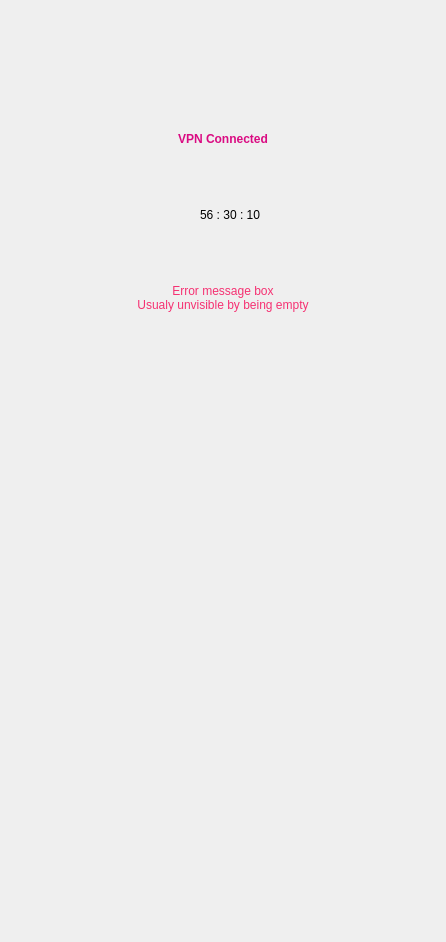
<?xml version="1.0" encoding="UTF-8"?>
<ui version="4.0">
 <class>Dashboard</class>
 <widget class="QWidget" name="Dashboard">
  <property name="geometry">
   <rect>
    <x>0</x>
    <y>0</y>
    <width>446</width>
    <height>942</height>
   </rect>
  </property>
  <property name="windowTitle">
   <string>Form</string>
  </property>
  <layout class="QVBoxLayout" name="verticalLayout">
   <property name="spacing">
    <number>0</number>
   </property>
   <property name="leftMargin">
    <number>0</number>
   </property>
   <property name="topMargin">
    <number>0</number>
   </property>
   <property name="rightMargin">
    <number>0</number>
   </property>
   <property name="bottomMargin">
    <number>0</number>
   </property>
   <item>
    <widget class="DapGuiWidget" name="Background" native="true">
     <property name="cssStyle" stdset="0">
      <string>backgroundcolor</string>
     </property>
     <layout class="QVBoxLayout" name="verticalLayout_2">
      <property name="spacing">
       <number>0</number>
      </property>
      <property name="leftMargin">
       <number>0</number>
      </property>
      <property name="topMargin">
       <number>0</number>
      </property>
      <property name="rightMargin">
       <number>0</number>
      </property>
      <property name="bottomMargin">
       <number>0</number>
      </property>
      <item>
       <widget class="DapGuiWidget" name="kelGuiWidget_2" native="true">
        <property name="cssStyle" stdset="0">
         <string>conn-top-spacer</string>
        </property>
       </widget>
      </item>
      <item>
       <widget class="DapGuiLabel" name="lTitle">
        <property name="styleSheet">
         <string notr="true">#lTitle{ height: 28px; min-height: 28px; max-height: 28px; 
 font: 24px/29px; 
 color: #DA0B82; 
 font-weight: bold; font-style: bold; font-size: bold; 
 font-family: 'Lato'; 
 border: none; 
 background-color: rgba(0,0,0,0); }</string>
        </property>
        <property name="text">
         <string>VPN Connected</string>
        </property>
        <property name="alignment">
         <set>Qt::AlignCenter</set>
        </property>
        <property name="cssStyle" stdset="0">
         <string>conn-top-text-connected font24 red normalbold lato noborder nobackground</string>
        </property>
       </widget>
      </item>
      <item>
       <widget class="DapGuiWidget" name="kelGuiWidget_5" native="true">
        <property name="cssStyle" stdset="0">
         <string>conn-top-text-time</string>
        </property>
        <layout class="QHBoxLayout" name="horizontalLayout">
         <property name="spacing">
          <number>0</number>
         </property>
         <property name="leftMargin">
          <number>0</number>
         </property>
         <property name="topMargin">
          <number>0</number>
         </property>
         <property name="rightMargin">
          <number>0</number>
         </property>
         <property name="bottomMargin">
          <number>0</number>
         </property>
         <item>
          <spacer name="horizontalSpacer_3">
           <property name="orientation">
            <enum>Qt::Horizontal</enum>
           </property>
           <property name="sizeHint" stdset="0">
            <size>
             <width>40</width>
             <height>20</height>
            </size>
           </property>
          </spacer>
         </item>
         <item>
          <widget class="DapGuiLabel" name="lStatusIconOn">
           <property name="cssStyle" stdset="0">
            <string>conn-status-icon ic_online noborder nobackground</string>
           </property>
          </widget>
         </item>
         <item>
          <widget class="DapGuiLabel" name="lStatusIconOff">
           <property name="cssStyle" stdset="0">
            <string>conn-status-icon ic_offline noborder nobackground</string>
           </property>
          </widget>
         </item>
         <item>
          <widget class="DapGuiLabel" name="lUptime">
           <property name="styleSheet">
            <string notr="true">#lUptime{ height: 22px; min-height: 22px; max-height: 22px; 
 font: 18px/22px; 
 font-weight: normal; font-style: normal; font-size: normal; 
  
 font-family: 'Lato'; 
 border: none; 
 background-color: rgba(0,0,0,0); }</string>
           </property>
           <property name="text">
            <string>56 : 30 : 10</string>
           </property>
           <property name="cssStyle" stdset="0">
            <string>conn-top-text-time font18 normal darkblue lato noborder nobackground</string>
           </property>
          </widget>
         </item>
         <item>
          <spacer name="horizontalSpacer">
           <property name="orientation">
            <enum>Qt::Horizontal</enum>
           </property>
           <property name="sizeHint" stdset="0">
            <size>
             <width>40</width>
             <height>20</height>
            </size>
           </property>
          </spacer>
         </item>
        </layout>
       </widget>
      </item>
      <item>
       <layout class="QHBoxLayout" name="horizontalLayout_5">
        <item>
         <spacer name="horizontalSpacer_2">
          <property name="orientation">
           <enum>Qt::Horizontal</enum>
          </property>
          <property name="sizeType">
           <enum>QSizePolicy::Fixed</enum>
          </property>
          <property name="sizeHint" stdset="0">
           <size>
            <width>15</width>
            <height>20</height>
           </size>
          </property>
         </spacer>
        </item>
        <item>
         <widget class="DapGuiLabel" name="lStatus">
          <property name="sizePolicy">
           <sizepolicy hsizetype="Preferred" vsizetype="Fixed">
            <horstretch>0</horstretch>
            <verstretch>0</verstretch>
           </sizepolicy>
          </property>
          <property name="minimumSize">
           <size>
            <width>0</width>
            <height>120</height>
           </size>
          </property>
          <property name="maximumSize">
           <size>
            <width>16777215</width>
            <height>120</height>
           </size>
          </property>
          <property name="styleSheet">
           <string notr="true">#lStatus{ font: 13px/18px; 
 color: #F53172; 
 font-family: 'Lato'; 
 font-weight: normal; font-style: normal; font-size: normal; 
 height: 40px; min-height: 40px; max-height: 40px; 
 border: none; 
 background-color: rgba(0,0,0,0); }</string>
          </property>
          <property name="frameShape">
           <enum>QFrame::NoFrame</enum>
          </property>
          <property name="text">
           <string>Error message box
Usualy unvisible by being empty</string>
          </property>
          <property name="alignment">
           <set>Qt::AlignCenter</set>
          </property>
          <property name="wordWrap">
           <bool>true</bool>
          </property>
          <property name="cssStyle" stdset="0">
           <string>font13 red_error lato normal login-error-message noborder nobackground</string>
          </property>
         </widget>
        </item>
        <item>
         <spacer name="horizontalSpacer_4">
          <property name="orientation">
           <enum>Qt::Horizontal</enum>
          </property>
          <property name="sizeType">
           <enum>QSizePolicy::Fixed</enum>
          </property>
          <property name="sizeHint" stdset="0">
           <size>
            <width>15</width>
            <height>20</height>
           </size>
          </property>
         </spacer>
        </item>
       </layout>
      </item>
      <item>
       <layout class="QHBoxLayout" name="horizontalLayout_3">
        <item>
         <widget class="DapGuiSwitch" name="btnSwitch" native="true"/>
        </item>
       </layout>
      </item>
      <item>
       <widget class="DapGuiWidget" name="kelGuiWidget_4" native="true">
        <property name="cssStyle" stdset="0">
         <string>conn-down-button-spacer</string>
        </property>
       </widget>
      </item>
      <item>
       <layout class="QHBoxLayout" name="horizontalLayout_2">
        <item>
         <widget class="DapGuiButton" name="lDownload" native="true">
          <property name="cssStyle" stdset="0">
           <string>conn-status-button</string>
          </property>
          <property name="mainText" stdset="0">
           <string>120 kb/s</string>
          </property>
          <property name="subText" stdset="0">
           <string>download</string>
          </property>
          <property name="mainCssClass" stdset="0">
           <string>darkblue font26 bold lato</string>
          </property>
          <property name="subCssClass" stdset="0">
           <string>gray uppercase font12 lato</string>
          </property>
         </widget>
        </item>
        <item>
         <widget class="DapGuiButton" name="lUpload" native="true">
          <property name="cssStyle" stdset="0">
           <string>conn-status-button</string>
          </property>
          <property name="mainText" stdset="0">
           <string>34.7 kb/s</string>
          </property>
          <property name="subText" stdset="0">
           <string>upload</string>
          </property>
          <property name="mainCssClass" stdset="0">
           <string>darkblue font26 bold lato</string>
          </property>
          <property name="subCssClass" stdset="0">
           <string>gray uppercase font12 lato</string>
          </property>
         </widget>
        </item>
       </layout>
      </item>
      <item>
       <layout class="QHBoxLayout" name="horizontalLayout_4">
        <item>
         <widget class="DapGuiButton" name="btnServer" native="true">
          <property name="sizePolicy">
           <sizepolicy hsizetype="Minimum" vsizetype="Minimum">
            <horstretch>0</horstretch>
            <verstretch>0</verstretch>
           </sizepolicy>
          </property>
          <property name="cssStyle" stdset="0">
           <string>conn-connectedto-button nobackground</string>
          </property>
          <property name="mainText" stdset="0">
           <string>North America - Canada</string>
          </property>
          <property name="subText" stdset="0">
           <string>231:532:531:20</string>
          </property>
          <property name="mainCssClass" stdset="0">
           <string>darkblue font18 normalbold</string>
          </property>
          <property name="subCssClass" stdset="0">
           <string>gray uppercase font16 lato normal</string>
          </property>
          <property name="leftCssClass" stdset="0">
           <string>darkblue normalbold font30 lato</string>
          </property>
          <property name="link" stdset="0">
           <bool>true</bool>
          </property>
          <property name="frame" stdset="0">
           <bool>true</bool>
          </property>
         </widget>
        </item>
       </layout>
      </item>
      <item>
       <widget class="DapGuiWidget" name="kelGuiWidget" native="true">
        <property name="cssStyle" stdset="0">
         <string>footer</string>
        </property>
       </widget>
      </item>
     </layout>
    </widget>
   </item>
  </layout>
 </widget>
 <customwidgets>
  <customwidget>
   <class>DapGuiButton</class>
   <extends>QWidget</extends>
   <header>dapguibutton.h</header>
  </customwidget>
  <customwidget>
   <class>DapGuiSwitch</class>
   <extends>QWidget</extends>
   <header>dapguiswitch.h</header>
  </customwidget>
  <customwidget>
   <class>DapGuiLabel</class>
   <extends>QLabel</extends>
   <header>dapguilabel.h</header>
  </customwidget>
  <customwidget>
   <class>DapGuiWidget</class>
   <extends>QWidget</extends>
   <header>dapguiwidget.h</header>
   <container>1</container>
  </customwidget>
 </customwidgets>
 <resources/>
 <connections/>
</ui>
